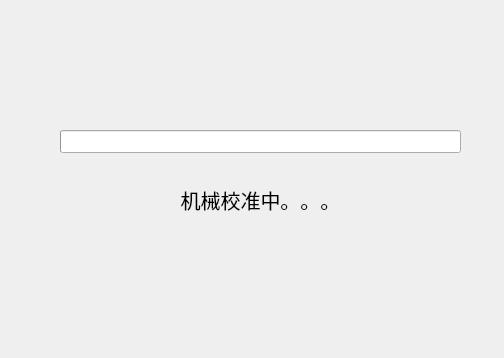
<?xml version="1.0" encoding="UTF-8"?>
<ui version="4.0">
 <class>MachineCheckDialog</class>
 <widget class="QDialog" name="MachineCheckDialog">
  <property name="geometry">
   <rect>
    <x>0</x>
    <y>0</y>
    <width>504</width>
    <height>358</height>
   </rect>
  </property>
  <property name="windowTitle">
   <string>Dialog</string>
  </property>
  <widget class="QProgressBar" name="progressBar">
   <property name="geometry">
    <rect>
     <x>60</x>
     <y>130</y>
     <width>401</width>
     <height>23</height>
    </rect>
   </property>
   <property name="font">
    <font>
     <family>黑体</family>
    </font>
   </property>
   <property name="maximum">
    <number>300</number>
   </property>
   <property name="value">
    <number>0</number>
   </property>
   <property name="textVisible">
    <bool>false</bool>
   </property>
  </widget>
  <widget class="QLabel" name="label">
   <property name="geometry">
    <rect>
     <x>90</x>
     <y>184</y>
     <width>341</width>
     <height>31</height>
    </rect>
   </property>
   <property name="font">
    <font>
     <family>黑体</family>
     <pointsize>15</pointsize>
    </font>
   </property>
   <property name="text">
    <string>机械校准中。。。</string>
   </property>
   <property name="alignment">
    <set>Qt::AlignCenter</set>
   </property>
  </widget>
 </widget>
 <resources/>
 <connections/>
</ui>
